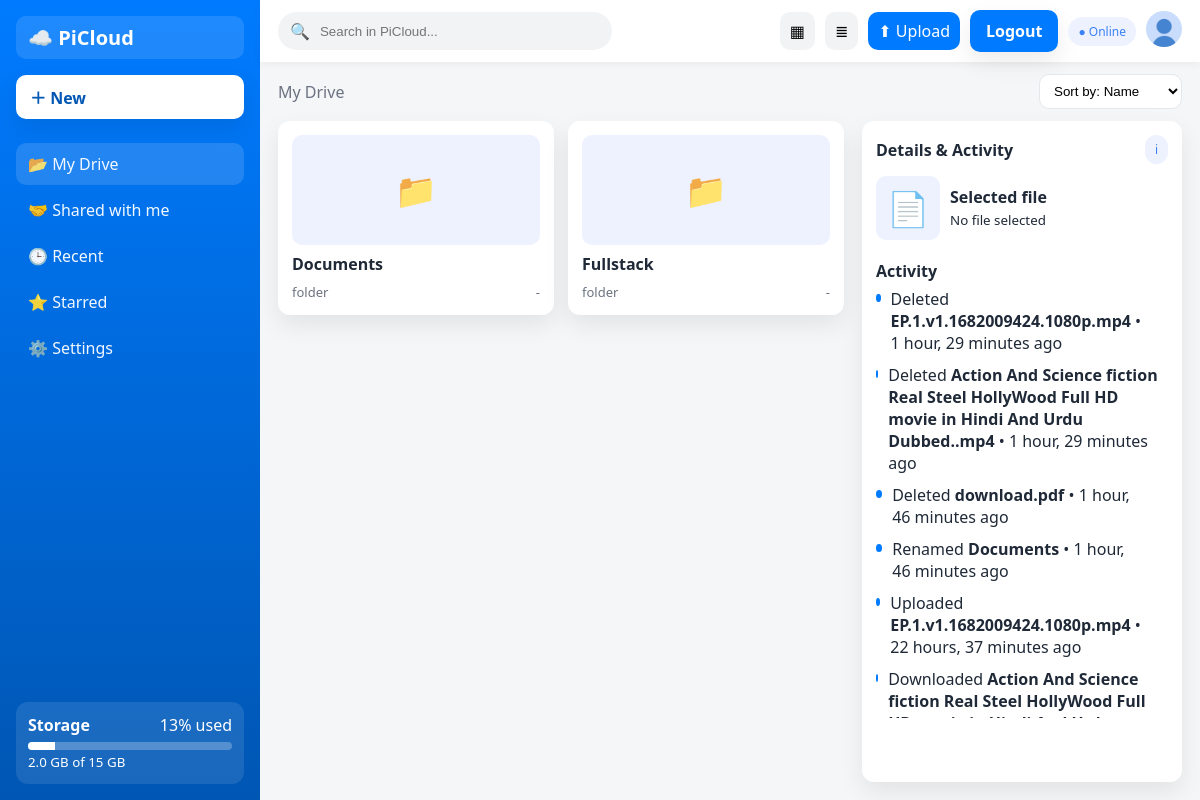
Page /index/ (signed in) on the committed database.
### accounts/models.py (models this page shows, shortened)
class Profile(models.Model):
    user = models.OneToOneField(User, on_delete=models.CASCADE)
    image = models.ImageField(default='default.jpg', upload_to='profile_pics')
    storage_used = models.BigIntegerField(default=0)  # bytes
    def get_storage_used_gb(self):
        return self.storage_used / (1024 * 1024 * 1024)
    def get_storage_limit_gb(self):
        try:
            if hasattr(self.user, 'subscription') and self.user.subscription.is_active:
                return self.user.subscription.plan.storage_gb
            else:
                return 15
        except:
            return 15
    def get_storage_limit_bytes(self):
        return self.get_storage_limit_gb() * 1024 * 1024 * 1024
    def get_storage_used_percent(self):
        storage_limit = self.get_storage_limit_bytes()
        if storage_limit == 0:
            return 0
        return min((self.storage_used / storage_limit) * 100, 100)

### storage/models.py (models this page shows, shortened)
class Activity(models.Model):
    ACTION_CHOICES = [
        ('upload', 'Uploaded'),
        ('download', 'Downloaded'),
        ('delete', 'Deleted'),
        ('rename', 'Renamed'),
        ('share', 'Shared'),
        ('move', 'Moved'),
        ('create_folder', 'Created folder'),
    ]
    user = models.ForeignKey(User, on_delete=models.CASCADE)
    action = models.CharField(max_length=20, choices=ACTION_CHOICES)
    item_name = models.CharField(max_length=255)
    details = models.TextField(blank=True)
    timestamp = models.DateTimeField(auto_now_add=True)
    class Meta:
        ordering = ['-timestamp']

### storage/views.py (the view, shortened to what this page needs)
# urls.py: path('index/', views.index, name='index'),
@login_required
def index(request):
    folder_id = request.GET.get('folder')
    current_folder = None
    if folder_id:
        current_folder = get_object_or_404(Folder, id=folder_id, owner=request.user)
        files = File.objects.filter(folder=current_folder, owner=request.user)
        folders = Folder.objects.filter(parent=current_folder, owner=request.user)
    else:
        files = File.objects.filter(folder=None, owner=request.user)
        folders = Folder.objects.filter(parent=None, owner=request.user)
    items = []
    for folder in folders:
        items.append({
            'id': folder.id,
            'name': folder.name,
            'type': 'folder',
            'size': '-',
            'modified': folder.updated_at.strftime('%b %d'),
            'icon': '📁'
        })
    activities = Activity.objects.filter(user=request.user)[:10]
    profile = request.user.profile
    storage_used_percent = profile.get_storage_used_percent()
    storage_used_gb = profile.get_storage_used_gb()
    storage_limit_gb = profile.get_storage_limit_gb()
    context = {
        'items': items,
        'current_folder': current_folder,
        'activities': activities,
        'storage_used_percent': round(storage_used_percent),
        'storage_used_gb': round(storage_used_gb, 1),
        'storage_limit_gb': storage_limit_gb,
    }
    return render(request, 'storage/index.html', context)

### templates/storage/index.html (shortened to what this page needs)
<!DOCTYPE html>
<html lang="en">
<head>
</head>
<body>
  <div class="app">
    <aside class="sidebar" id="sidebar">
      <a href="{% url 'dashboard' %}" style="text-decoration:none;color:inherit">
        <div class="logo">☁️ PiCloud</div>
      </a>
      <button class="newBtn" id="newBtn">＋ New</button>
      <nav class="nav">
        <a href="{% url 'index' %}" class="active">📂 My Drive</a>
        <a href="#">🤝 Shared with me</a>
        <a href="{% url 'recent_files' %}">🕒 Recent</a>
        <a href="{% url 'starred_files' %}">⭐ Starred</a>
        <a href="{% url 'profile' %}">⚙️ Settings</a>
      </nav>
      <div class="storageCard">
        <div style="display:flex;justify-content:space-between;align-items:center">
          <strong>Storage</strong>
          <span>{{ storage_used_percent }}% used</span>
        </div>
        <div class="storageBar"><span></span></div>
        <small>{{ storage_used_gb }} GB of {{ storage_limit_gb }} GB</small>
      </div>
    </aside>
    <main class="main">
      <div class="topbar">
        <div class="leftGroup">
          <div class="search">
            🔍 <input id="search" type="search" placeholder="Search in PiCloud..." />
          </div>
        </div>
        <div class="actions">
          <button class="iconBtn" id="gridBtn" title="Grid view">▦</button>
          <button class="iconBtn" id="listBtn" title="List view">≣</button>
          <button class="iconBtn primary" id="uploadBtn">⬆ Upload</button>
          <form action="{% url 'logout' %}?next={% url 'dashboard' %}" method="post" style="display:inline;">
            <button type="submit" style="background:#007bff;color:#fff;border:none;border-radius:10px;padding:10px 16px;cursor:pointer;box-shadow:0 10px 25px rgba(0,0,0,.08);font-weight:600;">
              Logout
            </button>
          </form>
          <div class="userBadge">
            {% if user.is_authenticated %}
              <span class="pill">● Online</span>
              <a href="{% url 'profile' %}">
                <img class="avatar" src="{{ user.profile.image.url }}" alt="{{ user.username }}" style="width:36px;height:36px;border-radius:50%;object-fit:cover"/>
              </a>
            {% endif %}
          </div>
        </div>
      </div>
      <div class="toolbar">
        <div class="crumbs" id="breadcrumbs">
          <span data-path="/">My Drive</span>
        </div>
        <div class="viewToggles">
          <select class="select" id="sortSelect">
            <option value="name">Sort by: Name</option>
          </select>
        </div>
      </div>
      <section class="content">
        <div class="filesPanel">
          <div class="grid" id="gridView"></div>
        </div>
        <aside class="infoPanel">
          <div class="infoHeader">
            <strong>Details & Activity</strong>
            <span class="pill">i</span>
          </div>
          <div>
            <div style="display:flex;gap:10px;align-items:center;margin-bottom:8px">
              <div class="thumb" style="width:64px;height:64px">📄</div>
              <div>
                <div style="font-weight:600">Selected file</div>
                <small class="muted">No file selected</small>
              </div>
            </div>
          </div>
          <div>
            <strong style="display:block;margin-bottom:6px">Activity</strong>
            <div class="activity" id="activity">
              {% for activity in activities %}
              <div class="item">
                <span class="dot"></span>
                <div>{{ activity.get_action_display }} <b>{{ activity.item_name }}</b> • {{ activity.timestamp|timesince }} ago</div>
              </div>
              {% endfor %}
            </div>
          </div>
        </aside>
      </section>
    </main>
  </div>
</body>
</html>

### rows in the picture
Activity: action "Deleted", item_name "EP.1.v1.1682009424.1080p.mp4", timestamp "1 hour, 29 minutes"
Activity: action "Deleted", item_name "Action And Science fiction Real Steel HollyWood Full HD movie in Hindi And Urdu Dubbed..mp4", timestamp "1 hour, 29 minutes"
Activity: action "Deleted", item_name "download.pdf", timestamp "1 hour, 46 minutes"
Activity: action "Renamed", item_name "Documents", timestamp "1 hour, 46 minutes"
Activity: action "Uploaded", item_name "EP.1.v1.1682009424.1080p.mp4", timestamp "22 hours, 37 minutes"
Activity: action "Downloaded", item_name "Action And Science fiction Real Steel HollyWood Full…"

### other values in the picture
{{ storage_used_percent }} "13"
{{ storage_used_gb }} "2.0"
{{ storage_limit_gb }} "15"
